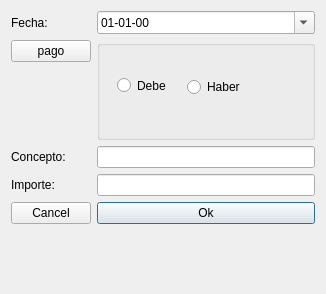
<?xml version="1.0" encoding="UTF-8"?>
<ui version="4.0">
 <class>Dialog</class>
 <widget class="QDialog" name="Dialog">
  <property name="geometry">
   <rect>
    <x>0</x>
    <y>0</y>
    <width>326</width>
    <height>294</height>
   </rect>
  </property>
  <property name="windowTitle">
   <string>Dialog</string>
  </property>
  <layout class="QFormLayout" name="formLayout">
   <item row="0" column="0">
    <widget class="QLabel" name="label">
     <property name="text">
      <string>Fecha:</string>
     </property>
    </widget>
   </item>
   <item row="0" column="1">
    <widget class="QDateEdit" name="fechaDateEdit">
     <property name="displayFormat">
      <string>dd-MM-yy</string>
     </property>
     <property name="calendarPopup">
      <bool>true</bool>
     </property>
    </widget>
   </item>
   <item row="1" column="0">
    <widget class="QPushButton" name="pagoPushButton">
     <property name="text">
      <string>pago</string>
     </property>
    </widget>
   </item>
   <item row="1" column="1">
    <widget class="QGroupBox" name="groupBox">
     <property name="minimumSize">
      <size>
       <width>0</width>
       <height>100</height>
      </size>
     </property>
     <property name="title">
      <string/>
     </property>
     <widget class="QRadioButton" name="debeRadioButton">
      <property name="geometry">
       <rect>
        <x>20</x>
        <y>10</y>
        <width>91</width>
        <height>71</height>
       </rect>
      </property>
      <property name="text">
       <string>Debe</string>
      </property>
     </widget>
     <widget class="QRadioButton" name="haberRadioButton">
      <property name="geometry">
       <rect>
        <x>90</x>
        <y>30</y>
        <width>120</width>
        <height>34</height>
       </rect>
      </property>
      <property name="text">
       <string>Haber</string>
      </property>
     </widget>
    </widget>
   </item>
   <item row="2" column="0">
    <widget class="QLabel" name="label_2">
     <property name="text">
      <string>Concepto:</string>
     </property>
    </widget>
   </item>
   <item row="2" column="1">
    <widget class="QLineEdit" name="conceptoLineEdit">
     <property name="alignment">
      <set>Qt::AlignmentFlag::AlignLeading|Qt::AlignmentFlag::AlignLeft|Qt::AlignmentFlag::AlignVCenter</set>
     </property>
    </widget>
   </item>
   <item row="3" column="0">
    <widget class="QLabel" name="label_3">
     <property name="text">
      <string>Importe:</string>
     </property>
    </widget>
   </item>
   <item row="3" column="1">
    <widget class="QLineEdit" name="importeLineEdit">
     <property name="alignment">
      <set>Qt::AlignmentFlag::AlignRight|Qt::AlignmentFlag::AlignTrailing|Qt::AlignmentFlag::AlignVCenter</set>
     </property>
    </widget>
   </item>
   <item row="4" column="0">
    <widget class="QPushButton" name="cancelPushButton">
     <property name="text">
      <string>Cancel</string>
     </property>
    </widget>
   </item>
   <item row="4" column="1">
    <widget class="QPushButton" name="okPushButton">
     <property name="text">
      <string>Ok</string>
     </property>
     <property name="default">
      <bool>true</bool>
     </property>
    </widget>
   </item>
  </layout>
 </widget>
 <resources/>
 <connections/>
</ui>
